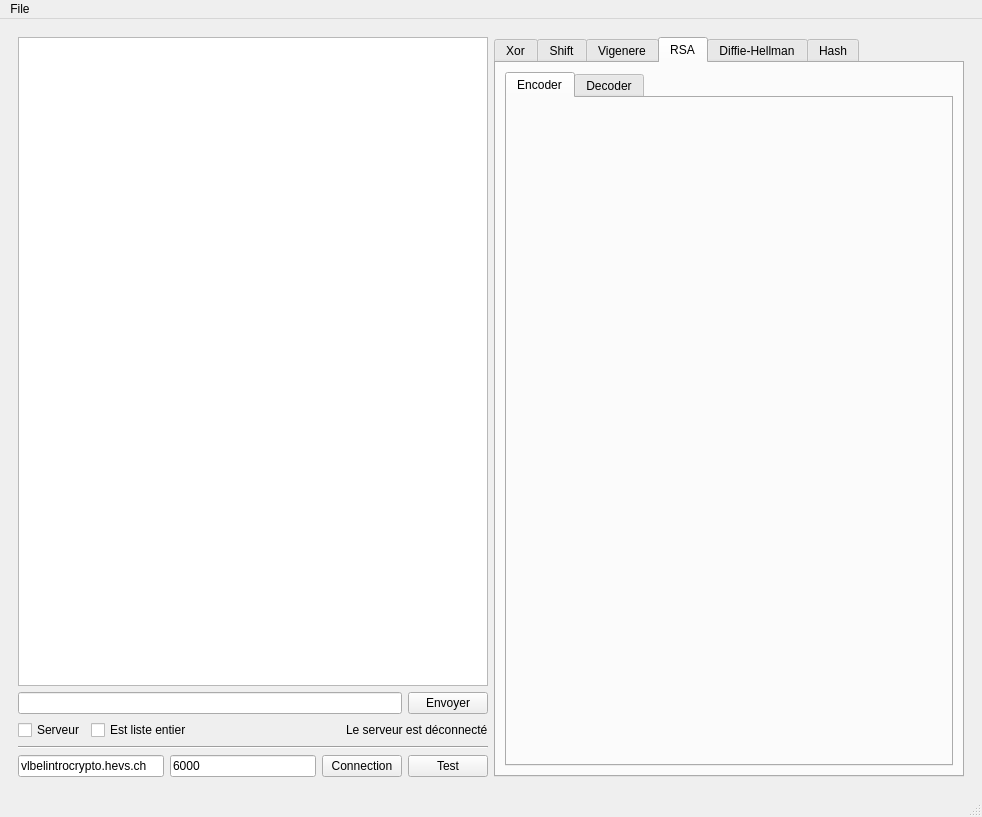
<?xml version="1.0" encoding="UTF-8"?>
<ui version="4.0">
 <class>MainWindow</class>
 <widget class="QMainWindow" name="MainWindow">
  <property name="geometry">
   <rect>
    <x>0</x>
    <y>0</y>
    <width>982</width>
    <height>817</height>
   </rect>
  </property>
  <property name="windowTitle">
   <string>Crypto 2000</string>
  </property>
  <property name="windowOpacity">
   <double>1.000000000000000</double>
  </property>
  <widget class="QWidget" name="centralwidget">
   <layout class="QVBoxLayout" name="verticalLayout_4">
    <item>
     <widget class="QWidget" name="widget" native="true">
      <property name="sizePolicy">
       <sizepolicy hsizetype="Expanding" vsizetype="Preferred">
        <horstretch>0</horstretch>
        <verstretch>0</verstretch>
       </sizepolicy>
      </property>
      <layout class="QHBoxLayout" name="horizontalLayout_5">
       <item>
        <layout class="QVBoxLayout" name="verticalLayout_3">
         <item>
          <layout class="QVBoxLayout" name="verticalLayout">
           <item>
            <widget class="QTextEdit" name="te_reception">
             <property name="readOnly">
              <bool>true</bool>
             </property>
            </widget>
           </item>
           <item>
            <layout class="QHBoxLayout" name="horizontalLayout_3">
             <item>
              <widget class="QLineEdit" name="le_txtToSend"/>
             </item>
             <item>
              <widget class="QPushButton" name="pb_send">
               <property name="text">
                <string>Envoyer</string>
               </property>
              </widget>
             </item>
            </layout>
           </item>
           <item>
            <layout class="QHBoxLayout" name="horizontalLayout_2">
             <item>
              <widget class="QCheckBox" name="cb_is_server">
               <property name="text">
                <string>Serveur</string>
               </property>
              </widget>
             </item>
             <item>
              <widget class="QCheckBox" name="cb_is_intlist">
               <property name="text">
                <string>Est liste entier</string>
               </property>
              </widget>
             </item>
             <item>
              <spacer name="horizontalSpacer">
               <property name="orientation">
                <enum>Qt::Orientation::Horizontal</enum>
               </property>
               <property name="sizeHint" stdset="0">
                <size>
                 <width>40</width>
                 <height>20</height>
                </size>
               </property>
              </spacer>
             </item>
             <item>
              <widget class="QLabel" name="lbl_server_status">
               <property name="text">
                <string>Le serveur est déconnecté</string>
               </property>
              </widget>
             </item>
            </layout>
           </item>
          </layout>
         </item>
         <item>
          <layout class="QVBoxLayout" name="verticalLayout_2">
           <item>
            <widget class="Line" name="line">
             <property name="orientation">
              <enum>Qt::Orientation::Horizontal</enum>
             </property>
            </widget>
           </item>
           <item>
            <layout class="QHBoxLayout" name="horizontalLayout">
             <item>
              <widget class="QLineEdit" name="le_host_address">
               <property name="text">
                <string>vlbelintrocrypto.hevs.ch</string>
               </property>
              </widget>
             </item>
             <item>
              <widget class="QLineEdit" name="le_port_server">
               <property name="text">
                <string>6000</string>
               </property>
              </widget>
             </item>
             <item>
              <widget class="QPushButton" name="pb_connection">
               <property name="text">
                <string>Connection</string>
               </property>
              </widget>
             </item>
             <item>
              <widget class="QPushButton" name="pb_test">
               <property name="text">
                <string>Test</string>
               </property>
              </widget>
             </item>
            </layout>
           </item>
          </layout>
         </item>
        </layout>
       </item>
       <item>
        <layout class="QVBoxLayout" name="verticalLayout_5">
         <item>
          <widget class="QTabWidget" name="cipher_tab">
           <property name="accessibleName">
            <string/>
           </property>
           <property name="currentIndex">
            <number>3</number>
           </property>
           <widget class="QWidget" name="xor">
            <attribute name="title">
             <string>Xor</string>
            </attribute>
            <layout class="QVBoxLayout" name="verticalLayout_10">
             <item>
              <widget class="QTabWidget" name="tab_xor">
               <property name="currentIndex">
                <number>1</number>
               </property>
               <widget class="QWidget" name="Encoder">
                <attribute name="title">
                 <string>Encoder</string>
                </attribute>
                <layout class="QVBoxLayout" name="verticalLayout_13">
                 <item>
                  <layout class="QVBoxLayout" name="verticalLayout_12">
                   <item>
                    <layout class="QHBoxLayout" name="horizontalLayout_13">
                     <item>
                      <widget class="QPushButton" name="btn_xor_ask_encode">
                       <property name="text">
                        <string>Tâche d'encodage</string>
                       </property>
                      </widget>
                     </item>
                     <item>
                      <widget class="QSpinBox" name="sp_shift_encode_length_4">
                       <property name="maximum">
                        <number>300</number>
                       </property>
                       <property name="value">
                        <number>20</number>
                       </property>
                      </widget>
                     </item>
                    </layout>
                   </item>
                   <item>
                    <layout class="QHBoxLayout" name="horizontalLayout_14">
                     <item>
                      <widget class="QLabel" name="label_4">
                       <property name="text">
                        <string>Key</string>
                       </property>
                      </widget>
                     </item>
                     <item>
                      <widget class="QLineEdit" name="le_shift_encode_key_4"/>
                     </item>
                    </layout>
                   </item>
                   <item>
                    <widget class="QTextEdit" name="txt_xor_encode_task">
                     <property name="html">
                      <string>&lt;!DOCTYPE HTML PUBLIC &quot;-//W3C//DTD HTML 4.0//EN&quot; &quot;http://www.w3.org/TR/REC-html40/strict.dtd&quot;&gt;
&lt;html&gt;&lt;head&gt;&lt;meta name=&quot;qrichtext&quot; content=&quot;1&quot; /&gt;&lt;meta charset=&quot;utf-8&quot; /&gt;&lt;style type=&quot;text/css&quot;&gt;
p, li { white-space: pre-wrap; }
hr { height: 1px; border-width: 0; }
li.unchecked::marker { content: &quot;\2610&quot;; }
li.checked::marker { content: &quot;\2612&quot;; }
&lt;/style&gt;&lt;/head&gt;&lt;body style=&quot; font-family:'Segoe UI'; font-size:9pt; font-weight:400; font-style:normal;&quot;&gt;
&lt;p style=&quot; margin-top:0px; margin-bottom:0px; margin-left:0px; margin-right:0px; -qt-block-indent:0; text-indent:0px;&quot;&gt;En attente de tâche...&lt;/p&gt;&lt;/body&gt;&lt;/html&gt;</string>
                     </property>
                    </widget>
                   </item>
                   <item>
                    <widget class="QPushButton" name="btn_xor_encode">
                     <property name="text">
                      <string>Encoder le texte</string>
                     </property>
                    </widget>
                   </item>
                   <item>
                    <widget class="QTextEdit" name="txt_xor_encoded"/>
                   </item>
                   <item>
                    <widget class="QPushButton" name="btn_xor_encode_check">
                     <property name="text">
                      <string>Vérifier le résultat</string>
                     </property>
                    </widget>
                   </item>
                   <item>
                    <widget class="QLabel" name="txt_xor_encode_result">
                     <property name="text">
                      <string>TextLabel</string>
                     </property>
                    </widget>
                   </item>
                  </layout>
                 </item>
                </layout>
               </widget>
               <widget class="QWidget" name="Decode">
                <attribute name="title">
                 <string>Decoder</string>
                </attribute>
                <layout class="QVBoxLayout" name="verticalLayout_9">
                 <item>
                  <layout class="QHBoxLayout" name="horizontalLayout_17">
                   <item>
                    <widget class="QPushButton" name="btn_xor_ask_decode">
                     <property name="text">
                      <string>Tâche d'encodage</string>
                     </property>
                    </widget>
                   </item>
                   <item>
                    <widget class="QSpinBox" name="sp_shift_encode_length_6">
                     <property name="maximum">
                      <number>300</number>
                     </property>
                     <property name="value">
                      <number>20</number>
                     </property>
                    </widget>
                   </item>
                  </layout>
                 </item>
                 <item>
                  <layout class="QHBoxLayout" name="horizontalLayout_9">
                   <item>
                    <widget class="QLabel" name="label_6">
                     <property name="text">
                      <string>Key</string>
                     </property>
                    </widget>
                   </item>
                   <item>
                    <widget class="QLineEdit" name="le_shift_encode_key_6"/>
                   </item>
                  </layout>
                 </item>
                 <item>
                  <widget class="QTextEdit" name="txt_xor_decode_task">
                   <property name="html">
                    <string>&lt;!DOCTYPE HTML PUBLIC &quot;-//W3C//DTD HTML 4.0//EN&quot; &quot;http://www.w3.org/TR/REC-html40/strict.dtd&quot;&gt;
&lt;html&gt;&lt;head&gt;&lt;meta name=&quot;qrichtext&quot; content=&quot;1&quot; /&gt;&lt;meta charset=&quot;utf-8&quot; /&gt;&lt;style type=&quot;text/css&quot;&gt;
p, li { white-space: pre-wrap; }
hr { height: 1px; border-width: 0; }
li.unchecked::marker { content: &quot;\2610&quot;; }
li.checked::marker { content: &quot;\2612&quot;; }
&lt;/style&gt;&lt;/head&gt;&lt;body style=&quot; font-family:'Segoe UI'; font-size:9pt; font-weight:400; font-style:normal;&quot;&gt;
&lt;p style=&quot; margin-top:0px; margin-bottom:0px; margin-left:0px; margin-right:0px; -qt-block-indent:0; text-indent:0px;&quot;&gt;En attente de tâche...&lt;/p&gt;&lt;/body&gt;&lt;/html&gt;</string>
                   </property>
                  </widget>
                 </item>
                 <item>
                  <widget class="QPushButton" name="btn_xor_decode">
                   <property name="text">
                    <string>Encoder le texte</string>
                   </property>
                  </widget>
                 </item>
                 <item>
                  <widget class="QTextEdit" name="txt_xor_decoded"/>
                 </item>
                 <item>
                  <widget class="QPushButton" name="btn_xor_decode_check">
                   <property name="text">
                    <string>Vérifier le résultat</string>
                   </property>
                  </widget>
                 </item>
                 <item>
                  <widget class="QLabel" name="txt_xor_decode_result">
                   <property name="text">
                    <string>TextLabel</string>
                   </property>
                  </widget>
                 </item>
                </layout>
               </widget>
              </widget>
             </item>
            </layout>
           </widget>
           <widget class="QWidget" name="Shift">
            <attribute name="title">
             <string>Shift</string>
            </attribute>
            <layout class="QVBoxLayout" name="verticalLayout_8">
             <item>
              <widget class="QTabWidget" name="tab_shift">
               <property name="currentIndex">
                <number>1</number>
               </property>
               <widget class="QWidget" name="shift_encode">
                <attribute name="title">
                 <string>Encode</string>
                </attribute>
                <layout class="QHBoxLayout" name="horizontalLayout_8">
                 <item>
                  <layout class="QVBoxLayout" name="verticalLayout_7">
                   <item>
                    <layout class="QHBoxLayout" name="horizontalLayout_6">
                     <item>
                      <widget class="QPushButton" name="btn_ask_shift_encode">
                       <property name="text">
                        <string>Tâche d'encodage</string>
                       </property>
                      </widget>
                     </item>
                     <item>
                      <widget class="QSpinBox" name="sp_shift_encode_length">
                       <property name="maximum">
                        <number>300</number>
                       </property>
                       <property name="value">
                        <number>20</number>
                       </property>
                      </widget>
                     </item>
                    </layout>
                   </item>
                   <item>
                    <layout class="QHBoxLayout" name="horizontalLayout_7">
                     <item>
                      <widget class="QLabel" name="label">
                       <property name="text">
                        <string>Key</string>
                       </property>
                      </widget>
                     </item>
                     <item>
                      <widget class="QLineEdit" name="le_shift_encode_key"/>
                     </item>
                    </layout>
                   </item>
                   <item>
                    <widget class="QTextEdit" name="te_shift_encode_task">
                     <property name="html">
                      <string>&lt;!DOCTYPE HTML PUBLIC &quot;-//W3C//DTD HTML 4.0//EN&quot; &quot;http://www.w3.org/TR/REC-html40/strict.dtd&quot;&gt;
&lt;html&gt;&lt;head&gt;&lt;meta name=&quot;qrichtext&quot; content=&quot;1&quot; /&gt;&lt;meta charset=&quot;utf-8&quot; /&gt;&lt;style type=&quot;text/css&quot;&gt;
p, li { white-space: pre-wrap; }
hr { height: 1px; border-width: 0; }
li.unchecked::marker { content: &quot;\2610&quot;; }
li.checked::marker { content: &quot;\2612&quot;; }
&lt;/style&gt;&lt;/head&gt;&lt;body style=&quot; font-family:'Segoe UI'; font-size:9pt; font-weight:400; font-style:normal;&quot;&gt;
&lt;p style=&quot; margin-top:0px; margin-bottom:0px; margin-left:0px; margin-right:0px; -qt-block-indent:0; text-indent:0px;&quot;&gt;En attente de tâche...&lt;/p&gt;&lt;/body&gt;&lt;/html&gt;</string>
                     </property>
                    </widget>
                   </item>
                   <item>
                    <widget class="QPushButton" name="btn_shift_encode">
                     <property name="text">
                      <string>Encoder le texte</string>
                     </property>
                    </widget>
                   </item>
                   <item>
                    <widget class="QTextEdit" name="te_shifted_task"/>
                   </item>
                   <item>
                    <widget class="QPushButton" name="btn_shift_encode_check">
                     <property name="text">
                      <string>Vérifier le résultat...</string>
                     </property>
                    </widget>
                   </item>
                   <item>
                    <widget class="QLabel" name="lbl_shift_encode_result">
                     <property name="text">
                      <string>TextLabel</string>
                     </property>
                    </widget>
                   </item>
                  </layout>
                 </item>
                </layout>
               </widget>
               <widget class="QWidget" name="shift_decode">
                <attribute name="title">
                 <string>Decode</string>
                </attribute>
                <layout class="QVBoxLayout" name="verticalLayout_15">
                 <item>
                  <layout class="QVBoxLayout" name="verticalLayout_14">
                   <item>
                    <layout class="QHBoxLayout" name="horizontalLayout_10">
                     <item>
                      <widget class="QPushButton" name="btn_ask_shift_decode">
                       <property name="text">
                        <string>Tâche d'encodage</string>
                       </property>
                      </widget>
                     </item>
                     <item>
                      <widget class="QSpinBox" name="sp_shift_encode_length_2">
                       <property name="maximum">
                        <number>300</number>
                       </property>
                       <property name="value">
                        <number>20</number>
                       </property>
                      </widget>
                     </item>
                    </layout>
                   </item>
                   <item>
                    <layout class="QHBoxLayout" name="horizontalLayout_18">
                     <item>
                      <widget class="QLabel" name="label_2">
                       <property name="text">
                        <string>Key</string>
                       </property>
                      </widget>
                     </item>
                     <item>
                      <widget class="QLineEdit" name="le_shift_encode_key_2"/>
                     </item>
                    </layout>
                   </item>
                   <item>
                    <widget class="QTextEdit" name="te_shift_encode_task_2">
                     <property name="html">
                      <string>&lt;!DOCTYPE HTML PUBLIC &quot;-//W3C//DTD HTML 4.0//EN&quot; &quot;http://www.w3.org/TR/REC-html40/strict.dtd&quot;&gt;
&lt;html&gt;&lt;head&gt;&lt;meta name=&quot;qrichtext&quot; content=&quot;1&quot; /&gt;&lt;meta charset=&quot;utf-8&quot; /&gt;&lt;style type=&quot;text/css&quot;&gt;
p, li { white-space: pre-wrap; }
hr { height: 1px; border-width: 0; }
li.unchecked::marker { content: &quot;\2610&quot;; }
li.checked::marker { content: &quot;\2612&quot;; }
&lt;/style&gt;&lt;/head&gt;&lt;body style=&quot; font-family:'Segoe UI'; font-size:9pt; font-weight:400; font-style:normal;&quot;&gt;
&lt;p style=&quot; margin-top:0px; margin-bottom:0px; margin-left:0px; margin-right:0px; -qt-block-indent:0; text-indent:0px;&quot;&gt;En attente de tâche...&lt;/p&gt;&lt;/body&gt;&lt;/html&gt;</string>
                     </property>
                    </widget>
                   </item>
                   <item>
                    <widget class="QPushButton" name="pb_shift_encode_2">
                     <property name="text">
                      <string>Encoder le texte</string>
                     </property>
                    </widget>
                   </item>
                   <item>
                    <widget class="QTextEdit" name="te_shifted_task_2"/>
                   </item>
                   <item>
                    <widget class="QPushButton" name="pb_shift_decode_check">
                     <property name="text">
                      <string>Vérifier le résultat</string>
                     </property>
                    </widget>
                   </item>
                   <item>
                    <widget class="QLabel" name="lbl_shift_encode_result_2">
                     <property name="text">
                      <string>TextLabel</string>
                     </property>
                    </widget>
                   </item>
                  </layout>
                 </item>
                </layout>
               </widget>
              </widget>
             </item>
            </layout>
           </widget>
           <widget class="QWidget" name="Vigenere">
            <attribute name="title">
             <string>Vigenere</string>
            </attribute>
            <layout class="QVBoxLayout" name="verticalLayout_6">
             <item>
              <layout class="QHBoxLayout" name="horizontalLayout_11">
               <item>
                <widget class="QPushButton" name="btn_vgn_ask_encode">
                 <property name="text">
                  <string>Tâche d'encodage</string>
                 </property>
                </widget>
               </item>
               <item>
                <widget class="QSpinBox" name="sp_vgn_length">
                 <property name="maximum">
                  <number>300</number>
                 </property>
                 <property name="value">
                  <number>20</number>
                 </property>
                </widget>
               </item>
              </layout>
             </item>
             <item>
              <layout class="QHBoxLayout" name="horizontalLayout_4">
               <item>
                <widget class="QLabel" name="label_3">
                 <property name="text">
                  <string>Key</string>
                 </property>
                </widget>
               </item>
               <item>
                <widget class="QLineEdit" name="le_shift_encode_key_3"/>
               </item>
              </layout>
             </item>
             <item>
              <widget class="QTextEdit" name="txt_vgn_decode_task">
               <property name="html">
                <string>&lt;!DOCTYPE HTML PUBLIC &quot;-//W3C//DTD HTML 4.0//EN&quot; &quot;http://www.w3.org/TR/REC-html40/strict.dtd&quot;&gt;
&lt;html&gt;&lt;head&gt;&lt;meta name=&quot;qrichtext&quot; content=&quot;1&quot; /&gt;&lt;meta charset=&quot;utf-8&quot; /&gt;&lt;style type=&quot;text/css&quot;&gt;
p, li { white-space: pre-wrap; }
hr { height: 1px; border-width: 0; }
li.unchecked::marker { content: &quot;\2610&quot;; }
li.checked::marker { content: &quot;\2612&quot;; }
&lt;/style&gt;&lt;/head&gt;&lt;body style=&quot; font-family:'Segoe UI'; font-size:9pt; font-weight:400; font-style:normal;&quot;&gt;
&lt;p style=&quot; margin-top:0px; margin-bottom:0px; margin-left:0px; margin-right:0px; -qt-block-indent:0; text-indent:0px;&quot;&gt;En attente de tâche...&lt;/p&gt;&lt;/body&gt;&lt;/html&gt;</string>
               </property>
              </widget>
             </item>
             <item>
              <widget class="QPushButton" name="btn_vgn_encode">
               <property name="text">
                <string>Encoder le texte</string>
               </property>
              </widget>
             </item>
             <item>
              <widget class="QTextEdit" name="txt_vgn_encoded"/>
             </item>
             <item>
              <widget class="QPushButton" name="btn_vgn_check">
               <property name="text">
                <string>Vérifier le résultat</string>
               </property>
              </widget>
             </item>
             <item>
              <widget class="QLabel" name="txt_vgn_encode_result">
               <property name="text">
                <string>TextLabel</string>
               </property>
              </widget>
             </item>
            </layout>
           </widget>
           <widget class="QWidget" name="RSA">
            <attribute name="title">
             <string>RSA</string>
            </attribute>
            <layout class="QVBoxLayout" name="verticalLayout_16">
             <item>
              <widget class="QTabWidget" name="tab_RSA">
               <property name="currentIndex">
                <number>0</number>
               </property>
               <widget class="QWidget" name="RSA_encode">
                <attribute name="title">
                 <string>Encoder</string>
                </attribute>
               </widget>
               <widget class="QWidget" name="RSA_decode">
                <attribute name="title">
                 <string>Decoder</string>
                </attribute>
               </widget>
              </widget>
             </item>
            </layout>
           </widget>
           <widget class="QWidget" name="tab">
            <attribute name="title">
             <string>Diffie-Hellman</string>
            </attribute>
           </widget>
           <widget class="QWidget" name="hash">
            <attribute name="title">
             <string>Hash</string>
            </attribute>
            <layout class="QVBoxLayout" name="verticalLayout_11"/>
           </widget>
          </widget>
         </item>
        </layout>
       </item>
      </layout>
     </widget>
    </item>
   </layout>
  </widget>
  <widget class="QMenuBar" name="menubar">
   <property name="geometry">
    <rect>
     <x>0</x>
     <y>0</y>
     <width>982</width>
     <height>33</height>
    </rect>
   </property>
   <widget class="QMenu" name="menuFile">
    <property name="title">
     <string>File</string>
    </property>
    <addaction name="actionA_propos_2"/>
    <addaction name="action_quitter"/>
   </widget>
   <addaction name="menuFile"/>
  </widget>
  <widget class="QStatusBar" name="statusbar"/>
  <action name="action_quitter">
   <property name="text">
    <string>Quitter</string>
   </property>
  </action>
  <action name="actionA_propos_2">
   <property name="text">
    <string>A propos</string>
   </property>
  </action>
 </widget>
 <resources/>
 <connections>
  <connection>
   <sender>action_quitter</sender>
   <signal>triggered()</signal>
   <receiver>MainWindow</receiver>
   <slot>close()</slot>
   <hints>
    <hint type="sourcelabel">
     <x>-1</x>
     <y>-1</y>
    </hint>
    <hint type="destinationlabel">
     <x>565</x>
     <y>378</y>
    </hint>
   </hints>
  </connection>
 </connections>
</ui>
